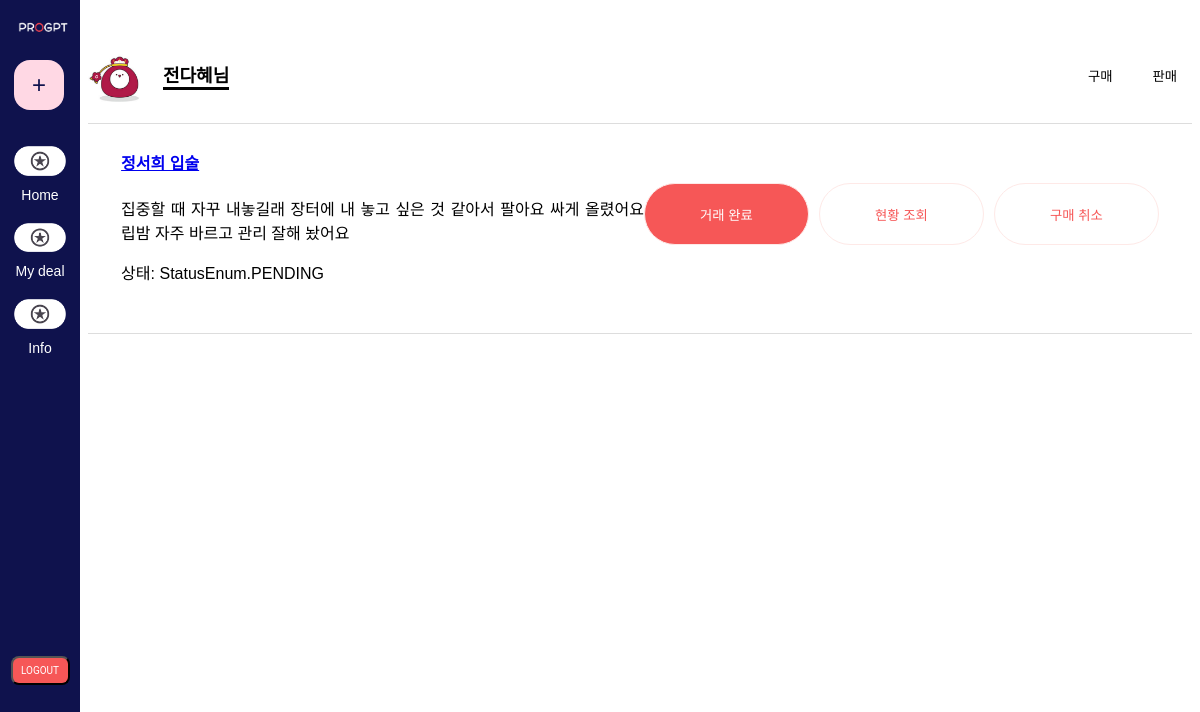
Screenshot of /mydeal_views/mydealbuy (signed in) with the database file from the repository.
### app/models.py (models this page shows)
class User(db.Model):
    __tablename__ = 'user'
    id = db.Column(db.Integer, primary_key=True)
    username = db.Column(db.String(150), unique=True, nullable=False)
    password = db.Column(db.String(200), nullable=False)
    email = db.Column(db.String(120), nullable=False)  # unique=True를 제거합니다.
    posts = db.relationship('Post', backref='user', lazy=True)
    buys = db.relationship('Buy', backref='buyer', lazy=True)
    sells = db.relationship('Sell', backref='seller', lazy=True)

class Buy(db.Model):
    __tablename__ = 'buy'
    id = db.Column(db.Integer, primary_key=True)
    item_name = db.Column(db.String(200), nullable=False)
    description = db.Column(db.Text, nullable=False)
    status = db.Column(db.Enum(StatusEnum), nullable=False, default=StatusEnum.PENDING)  # 상태를 Enum으로 정의
    created_at = db.Column(db.DateTime, default=datetime.utcnow)
    user_id = db.Column(db.Integer, db.ForeignKey('user.id'), nullable=False)
    post_id = db.Column(db.Integer, db.ForeignKey('posts.id'), nullable=False)

### app/views/mydeal_views.py (the view)
@bp.route('/mydealbuy')
def mydealbuy():
    user_id = session.get('user_id')
    if not user_id:
        flash("로그인 후 이용해 주세요.")
        return redirect(url_for('auth_views.login'))
    purchase_list = Buy.query.filter_by(user_id=user_id).all()
    return render_template('front/mydealbuy.html', purchases=purchase_list)

### app/views/auth_views.py (called while the page is built)
@bp.before_app_request
def load_logged_in_user():
    user_id = session.get('user_id')
    if user_id is None:
        g.user = None
    else:
        g.user = User.query.get(user_id)

### app/templates/front/mydealbuy.html (shortened to what this page needs)
<!DOCTYPE html>
<html lang="ko">
<head>
    <link rel="stylesheet" href="{{ url_for('static', filename='mydeal.css') }}">
    <link rel="stylesheet" href="{{ url_for('static', filename='bar.css') }}">
</head>
<body>
    <div class="sidebar">
        <div class="logo">
            <img src="{{ url_for('static', filename='logo.png') }}" alt="Logo">
            <button class="plus-button" onclick="location.href='{{ url_for('write_views.write') }}'">+</button>
        </div>
        <ul class="menu">
            <li><a href="#"><span class="icon" onclick="location.href='/home'"><img src="../../static/logologo.png" style="width:52px"></span> Home</a></li>
            <li><a href="#"><span class="icon" onclick="location.href='/mydeal_views/mydealbuy'"><img src="../../static/logologo.png" style="width:52px"></span> My deal</a></li>
            <li><a href="#"><span class="icon" onclick="location.href='/information'"><img src="../../static/logologo.png" style="width:52px"></span> Info</a></li>
            <form action="{{ url_for('auth.logout') }}" method="post" style="display:inline;">
                <button type="submit" class="logout">LOGOUT</button>
            </form>
        </ul>
    </div>
    <div class="content">
        <div class="user-info">
            <div style="display: flex; gap:15px; align-items: flex-end;">
                <img src="../../static/profilepic.png" alt="User Icon" class="user-icon">
                <p class="user-name">{{session['user_name']}}님</p>
            </div>
            <div class="purchase-sale">
                <button class="purchase-btn" onclick="location.href='/mydeal_views/mydealbuy'">구매</button>
                <button class="sale-btn" onclick="location.href='/mydeal_views/mydealsell'">판매</button>
            </div>
        </div>
        <div class="purchase-list">
            {% if purchases %}
            {% for purchase in purchases %}
            <div class="product-section">
                <div class="aboutabout">
                    <h4><a href="{{ url_for('detail.detail', post_id=purchase.id) }}">{{ purchase.item_name }}</a></h4>
                    <p>{{ purchase.description }}</p>
                    <p>상태: {{ purchase.status }}</p>
                </div>
                <div style="display: flex; gap: 10px;">
                    <button id="actionButton-{{ purchase.id }}"
                        class="status-btn {% if purchase.status in ['TRANSACTION_COMPLETED', 'PAYMENT_COMPLETED', 'SIZE_SELECTED', 'LOCKER_ASSIGNED'] %}disabled-btn{% endif %}"
                        onclick="updateStatus('{{ purchase.id }}', '{{ purchase.status }}')"
                        {% if purchase.status in ['TRANSACTION_COMPLETED', 'PAYMENT_COMPLETED', 'SIZE_SELECTED', 'LOCKER_ASSIGNED'] %}disabled{% endif %}>
                        {% if purchase.status == 'PENDING' %}입금 완료
                        {% elif purchase.status == 'PAYMENT_COMPLETED' %}사물함 크기 선택 완료
                        {% elif purchase.status == 'SIZE_SELECTED' %}사물함 배치 완료
                        {% elif purchase.status == 'LOCKER_ASSIGNED' %}수령 완료
                        {% else %}거래 완료{% endif %}
                    </button>
                    <button class="status-btn2" onclick="toggleProgressBar('{{ purchase.id }}')">현황 조회</button>
                    <button class="status-btn2" onclick="cancelPurchase('{{ purchase.id }}')">구매 취소</button>
                </div>
        </div>
        {% endfor %}
        {% else %}
        <p>구매 목록이 없습니다.</p>
        {% endif %}
</body>
</html>

### app/static/mydeal.css (style rules this page uses)
body { display: flex; font-family: Arial, sans-serif; background-color: #ffffff; }
.content { margin-left: 60px; padding: 20px; width: calc(100% - 80px); background-color: #ffffff; min-height: 100vh; }
.user-info { display: flex; justify-content: space-between; align-items: center; margin-top: 15px; margin-bottom: 0px; border-bottom: 1px solid #ddd; padding-bottom: 15px; }
.user-name { border-bottom: solid #030303; align-items: flex-end; }
.user-info p { font-size: 18px; font-weight: bold; }
.user-icon { width: 60px; height: 60px; border-radius: 100%; overflow: none; }
.purchase-sale { display: flex; }
.purchase-btn, .sale-btn { background-color: #ffffff; color: black; border: none; padding: 10px 15px; margin-left: 10px; border-radius: 4px; cursor: pointer; }
.product-section, .product-list { background-color: white; padding: 3%; border: 1px solid #ddd; border-width: 0 0 1px; display: flex; justify-content: space-between; align-items: center; padding-top: 5px; }
.aboutabout { width:750px; text-align: justify; }
.status-btn { box-sizing: border-box; padding: 12px; gap: 8px; position: relative; width: 165px; height: 62px; background: #F65757; border: 1px solid #FEE9E7; border-radius: 9999px; color: #ffffff; }
.status-btn2 { box-sizing: border-box; padding: 12px; gap: 8px; position: relative; width: 165px; height: 62px; color:#F65757; background: #FFFFFF; border: 1px solid #FEE9E7; border-radius: 9999px; }

### app/static/bar.css (style rules this page uses)
.sidebar { width: 80px; height: 100vh; background-color: #0F124D;; color: white; position: fixed; display: flex; flex-direction: column; align-items: center; padding-top: 20px; left: 0; top: 0; }
.logo img { width: 50px; margin-bottom: 20px; margin-left: 6px; }
.menu { list-style-type: none; padding: 0; }
.menu li { margin: 20px 0; }
.menu li a { color: white; text-decoration: none; display: flex; flex-direction: column; align-items: center; font-size: 14px; }
.icon { font-size: 24px; margin-bottom: 5px; }
.plus-button { margin-top: auto; background-color: #FFD8E4; border: none; border-radius: 16px; width: 50px; height: 50px; font-size: 24px; color:#0F124D; cursor: pointer; display: flex; justify-content: center; align-items: center; margin-left: 2px; padding: 20px; }
.logout { font-family: roboto; box-sizing: border-box; display: flex; flex-direction: row; justify-content: center; align-items: center; padding: 12px; position: relative; margin-top: 300px; width: 59px; height: 29px; background: #F65757; border-radius: 8px; font-size: 10px; color: white; cursor: pointer; display: flex; }

### rows the page displays
User: user_name "전다혜"
Buy: item_name "정서희 입술", description "집중할 때 자꾸 내놓길래 장터에 내 놓고 싶은 것 같아서 팔아요 싸게 올렸어요 립밤 자주 바르고 관리 잘해 놨어요", status "StatusEnum.PENDING", shows "거래 완료"
